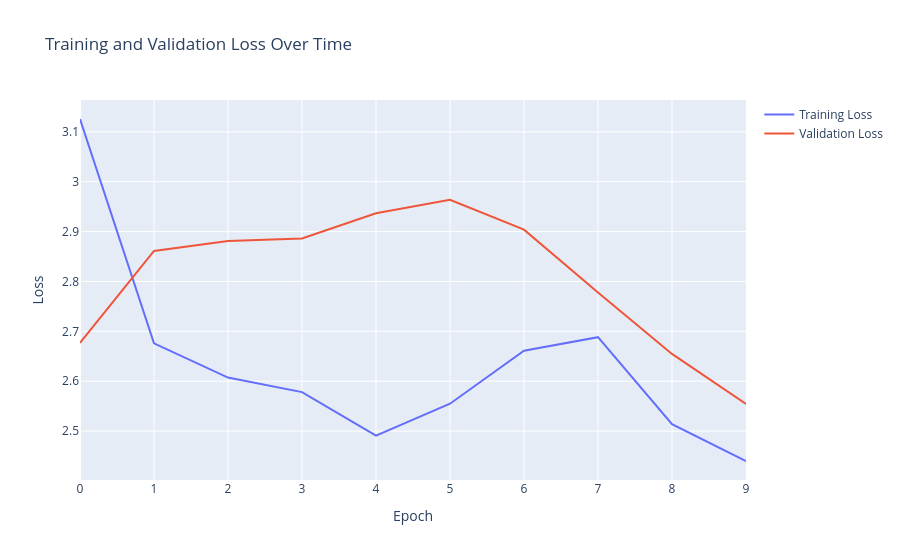
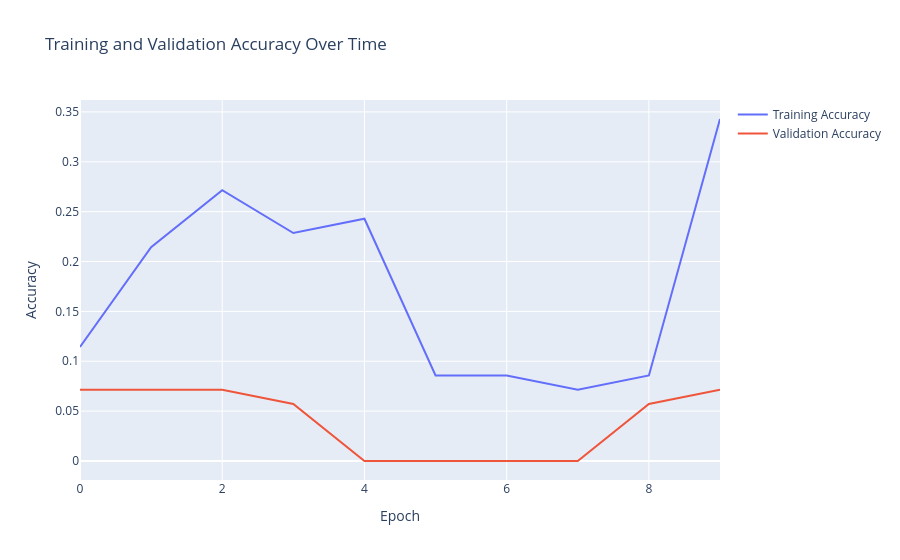

The notebook cell saved with these charts, in order:
### Code cell
# Hyperparameters
epsilon = 1E-4

# Use CCE loss
criterion = torch.nn.CrossEntropyLoss() 
optimizer = torch.optim.Adam(model.parameters(), lr=epsilon)

train_model(model, train_loader, val_loader, criterion, optimizer, device, num_epochs=10, checkpoint_path='kilter_cnn.pth')

### Figure 1 — Plotly figure (JSON) as saved in the notebook; plotly's stock layout.template omitted (floating-point values rounded to 4 significant figures)
{"data": [{"mode": "lines", "name": "Training Loss", "type": "scatter", "x": [0, 1, 2, 3, 4, 5, 6, 7, 8, 9], "y": [3.126, 2.676, 2.607, 2.578, 2.491, 2.555, 2.661, 2.688, 2.514, 2.44]}, {"mode": "lines", "name": "Validation Loss", "type": "scatter", "x": [0, 1, 2, 3, 4, 5, 6, 7, 8, 9], "y": [2.677, 2.861, 2.881, 2.886, 2.937, 2.964, 2.904, 2.778, 2.655, 2.554]}], "layout": {"title": {"text": "Training and Validation Loss Over Time"}, "xaxis": {"title": {"text": "Epoch"}}, "yaxis": {"title": {"text": "Loss"}}}}

### Figure 2 — Plotly figure (JSON) as saved in the notebook; plotly's stock layout.template omitted (floating-point values rounded to 4 significant figures)
{"data": [{"mode": "lines", "name": "Training Accuracy", "type": "scatter", "x": [0, 1, 2, 3, 4, 5, 6, 7, 8, 9], "y": [0.1143, 0.2143, 0.2714, 0.2286, 0.2429, 0.08571, 0.08571, 0.07143, 0.08571, 0.3429]}, {"mode": "lines", "name": "Validation Accuracy", "type": "scatter", "x": [0, 1, 2, 3, 4, 5, 6, 7, 8, 9], "y": [0.07143, 0.07143, 0.07143, 0.05714, 0, 0, 0, 0, 0.05714, 0.07143]}], "layout": {"title": {"text": "Training and Validation Accuracy Over Time"}, "xaxis": {"title": {"text": "Epoch"}}, "yaxis": {"title": {"text": "Accuracy"}}}}
